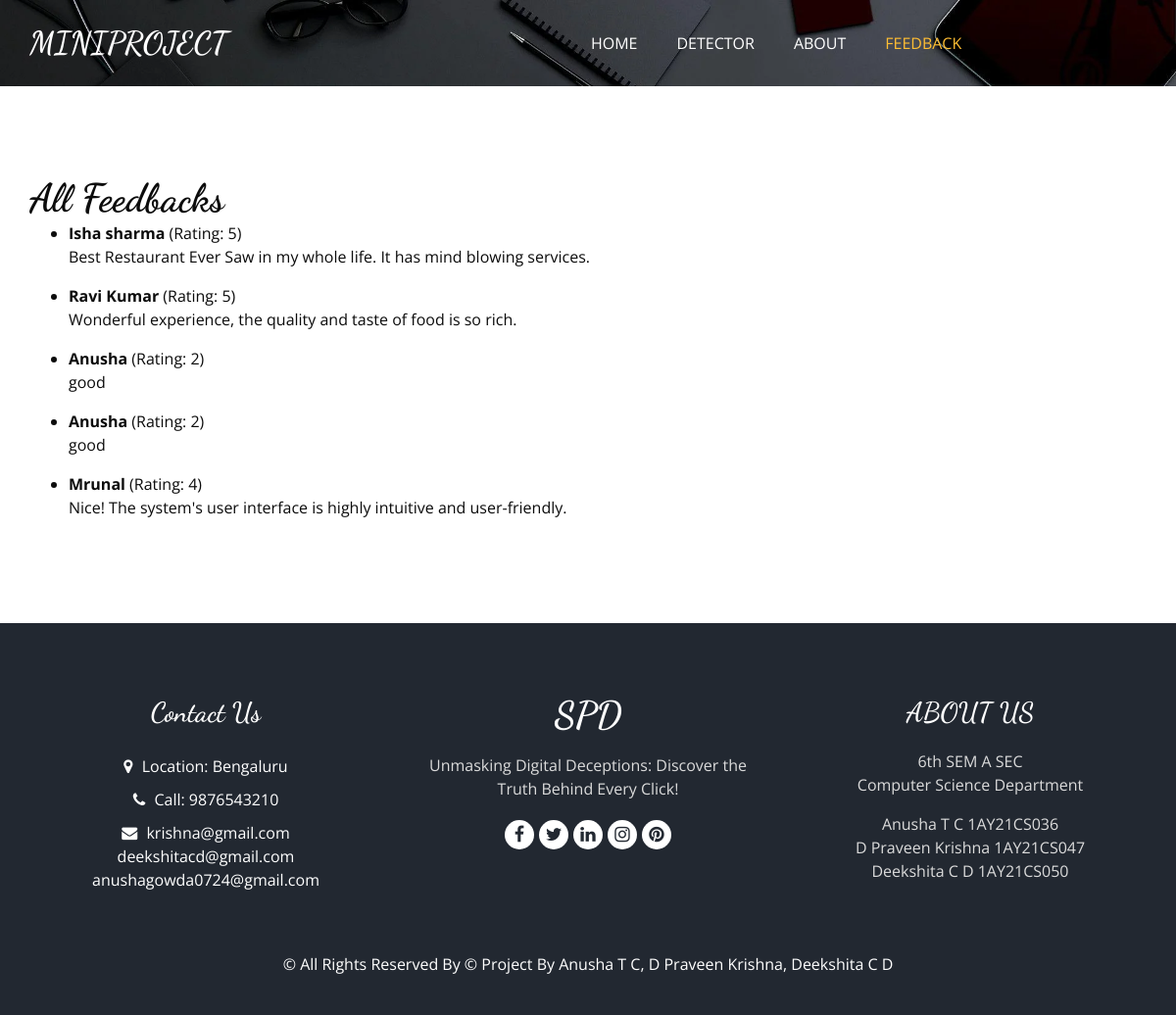
Screenshot of /all_feedbacks/ with the database file from the repository.
### Base_App/models.py (models this page shows, shortened)
class Feedback(models.Model):
    user_name = models.CharField(max_length=255)
    description = models.TextField()
    rating = models.PositiveIntegerField(default=0)
    image = models.ImageField(upload_to='feedback_images/', blank=True, null=True)  # Make image field optional

### Base_App/views.py (the view)
# urls.py: path('all_feedbacks/', AllFeedbacksView, name='all_feedbacks'),  # New URL pattern for viewing all feedbacks
def AllFeedbacksView(request):
    feedbacks = Feedback.objects.all()
    return render(request, 'all_feedbacks.html', {'feedbacks': feedbacks})

### Template/all_feedbacks.html
{% extends "base.html" %}
{% block class %}class="sub_page"{% endblock class %}
{% block feedback_status %}active{% endblock feedback_status %}
{% block main %}
<section class="all_feedbacks_section layout_padding">
  <div class="container">
    <div class="heading_container">
      <h2>All Feedbacks</h2>
    </div>
    <div class="feedbacks_container">
      <ul>
        {% for feedback in feedbacks %}
          <li>
            <strong>{{ feedback.user_name }}</strong> (Rating: {{ feedback.rating }})
            <p>{{ feedback.description }}</p>
          </li>
        {% empty %}
          <li>No feedbacks available.</li>
        {% endfor %}
      </ul>
    </div>
  </div>
</section>
{% endblock main %}

### Template/base.html (shortened to what this page needs)
<!DOCTYPE html>
<html>
{% load static %}
<head>
  <link rel="stylesheet" type="text/css" href="{% static 'css/bootstrap.css' %}" />
  <link rel="stylesheet" type="text/css" href="https://cdnjs.cloudflare.com/ajax/libs/OwlCarousel2/2.3.4/assets/owl.carousel.min.css" />
  <link rel="stylesheet" href="https://cdnjs.cloudflare.com/ajax/libs/jquery-nice-select/1.1.0/css/nice-select.min.css" />
  <link href="{% static 'css/font-awesome.min.css' %}" rel="stylesheet" />
  <link href="{% static 'css/style.css' %}" rel="stylesheet" />
  <link href="{% static 'css/responsive.css' %}" rel="stylesheet" />
</head>
<body {% block class %}{% endblock class %}>
  <div class="hero_area">
    <div class="bg-box">
      <img src="{% static 'images/seo2.jpg' %}" alt="">
    </div>
    <header class="header_section">
      <div class="container">
        <nav class="navbar navbar-expand-lg custom_nav-container ">
          <a class="navbar-brand" href="{% url "Home" %}">
            <span>
              MINIPROJECT
            </span>
          </a>
          <div class="collapse navbar-collapse" id="navbarSupportedContent">
            <ul class="navbar-nav  mx-auto ">
              <li class="nav-item {% block home_status %}{% endblock home_status %}">
                <a class="nav-link" href="{% url "Home" %}">Home <span class="sr-only">(current)</span></a>
              </li>
              <li class="nav-item {% block menu_status %}{% endblock menu_status %}">
                <a class="nav-link " href="{% url "Menu" %}">Detector</a>
              </li>
              <li class="nav-item {% block about_status %}{% endblock about_status %}">
                <a class="nav-link" href="{% url "About" %}">About</a>
              </li>
              <li class="nav-item {% block feedback_status %}{% endblock feedback_status %}">
                <a class="nav-link" href="{% url "feedback" %}">Feedback</a>
              </li>
            </ul>
          </div>
        </nav>
      </div>
    </header>
  </div>
 {% block main %}{% endblock main %}
  <footer class="footer_section">
    <div class="container">
      <div class="row">
        <div class="col-md-4 footer-col">
          <div class="footer_contact">
            <h4>
              Contact Us
            </h4>
            <div class="contact_link_box">
              <a href="">
                <i class="fa fa-map-marker" aria-hidden="true"></i>
                <span>
                  Location: Bengaluru
                </span>
              </a>
              <a href="">
                <i class="fa fa-phone" aria-hidden="true"></i>
                <span>
                  Call: 9876543210
                </span>
              </a>
              <a href="">
                <i class="fa fa-envelope" aria-hidden="true"></i>
                <span>
			krishna@gmail.com<br>
			deekshitacd@gmail.com<br>
                  anushagowda0724@gmail.com
                </span>
              </a>
            </div>
          </div>
        </div>
        <div class="col-md-4 footer-col">
          <div class="footer_detail">
            <a href="" class="footer-logo">
              SPD
            </a>
            <p>
              Unmasking Digital Deceptions: Discover the Truth Behind Every Click!
            </p>
            <div class="footer_social">
              <a href="">
                <i class="fa fa-facebook" aria-hidden="true"></i>
              </a>
              <a href="">
                <i class="fa fa-twitter" aria-hidden="true"></i>
              </a>
              <a href="">
                <i class="fa fa-linkedin" aria-hidden="true"></i>
              </a>
              <a href="">
                <i class="fa fa-instagram" aria-hidden="true"></i>
              </a>
              <a href="">
                <i class="fa fa-pinterest" aria-hidden="true"></i>
              </a>
            </div>
          </div>
        </div>
        <div class="col-md-4 footer-col">
          <h4>
            ABOUT US
          </h4>
          <p>
            6th SEM A SEC<br>
	Computer Science Department
          </p>
          <p>
            Anusha T C    1AY21CS036<br>
	D Praveen Krishna 1AY21CS047<br>
	Deekshita C D     1AY21CS050
          </p>
        </div>
      </div>
      <div class="footer-info">
        <p>
          &copy;  All Rights Reserved By
          &copy;  Project By Anusha T C, D Praveen Krishna, Deekshita C D
        </p>
      </div>
    </div>
  </footer>
</body>
</html>

### Static/css/style.css (style rules this page uses)
body { font-family: "Open Sans", sans-serif; color: #0c0c0c; background-color: #ffffff; overflow-x: hidden; }
.layout_padding { padding: 90px 0; }
h1, h2 { font-family: 'Dancing Script', cursive; }
.heading_container { display: -webkit-box; display: -ms-flexbox; display: flex; -webkit-box-orient: vertical; -webkit-box-direction: normal; -ms-flex-direction: column; flex-direction: column; -webkit-box-align: start; -ms-flex-align: start; align-items: flex-start; }
.heading_container h2 { position: relative; margin-bottom: 0; font-size: 2.5rem; font-weight: bold; }
a, a:hover, a:focus { text-decoration: none; }
.hero_area { position: relative; min-height: 100vh; display: -webkit-box; display: -ms-flexbox; display: flex; -webkit-box-orient: vertical; -webkit-box-direction: normal; -ms-flex-direction: column; flex-direction: column; }
.bg-box { position: absolute; top: 0; left: 0; width: 100%; height: 100%; }
.bg-box img { width: 100%; height: 100%; -o-object-fit: cover; object-fit: cover; }
.sub_page .hero_area { min-height: auto; }
.sub_page .hero_area .bg-box { position: absolute; top: 0; left: 0; width: 100%; height: 100%; }
.sub_page .hero_area .bg-box img { width: 100%; height: 100%; -o-object-fit: cover; object-fit: cover; -o-object-position: right top; object-position: right top; }
.header_section { padding: 15px 0; }
.navbar-brand { font-family: 'Dancing Script', cursive; }
.navbar-brand span { font-weight: bold; font-size: 32px; color: #ffffff; }
.custom_nav-container { padding: 0; }
.custom_nav-container .navbar-nav { padding-left: 18%; }
.custom_nav-container .navbar-nav .nav-item .nav-link { padding: 5px 20px; color: #ffffff; text-align: center; text-transform: uppercase; border-radius: 5px; -webkit-transition: all 0.3s; transition: all 0.3s; }
.custom_nav-container .navbar-nav .nav-item:hover .nav-link, .custom_nav-container .navbar-nav .nav-item.active .nav-link { color: #ffbe33; }
.footer_section { background-color: #222831; color: #ffffff; padding: 75px 0 40px 0; text-align: center; }
.footer_section h4 { font-size: 28px; }
.footer_section h4, .footer_section .footer-logo { font-weight: 600; margin-bottom: 20px; font-family: 'Dancing Script', cursive; }
.footer_section p { color: #dbdbdb; }
.footer_section .footer-col { margin-bottom: 30px; }
.footer_section .footer_contact .contact_link_box { display: -webkit-box; display: -ms-flexbox; display: flex; -webkit-box-orient: vertical; -webkit-box-direction: normal; -ms-flex-direction: column; flex-direction: column; }
.footer_section .footer_contact .contact_link_box a { margin: 5px 0; color: #ffffff; }
.footer_section .footer_contact .contact_link_box a i { margin-right: 5px; }
.footer_section .footer-logo { display: block; font-weight: bold; font-size: 38px; line-height: 1; color: #ffffff; }
.footer_section .footer_social { display: -webkit-box; display: -ms-flexbox; display: flex; -webkit-box-pack: center; -ms-flex-pack: center; justify-content: center; margin-top: 20px; margin-bottom: 10px; }
.footer_section .footer_social a { display: -webkit-box; display: -ms-flexbox; display: flex; -webkit-box-pack: center; -ms-flex-pack: center; justify-content: center; -webkit-box-align: center; -ms-flex-align: center; align-items: center; color: #222831; width: 30px; height: 30px; border-radius: 100%; background-color: #ffffff; border-radius: 100%; margin: 0 2.5px; font-size: 18px; }
.footer_section .footer-info { text-align: center; margin-top: 25px; }
.footer_section .footer-info p { color: #ffffff; margin: 0; }

### Static/css/responsive.css (style rules this page uses)
@media (min-width: 1200px) { .container { max-width: 1170px; } }

### rows the page displays
Feedback: user_name "Isha sharma", rating "5", description "Best Restaurant Ever Saw in my whole life. It has mind blowing services."
Feedback: user_name "Ravi Kumar", rating "5", description "Wonderful experience, the quality and taste of food is so rich."
Feedback: user_name "Anusha", rating "2", description "good"
Feedback: user_name "Anusha", rating "2", description "good"
Feedback: user_name "Mrunal", rating "4", description "Nice! The system's user interface is highly intuitive and user-friendly."
